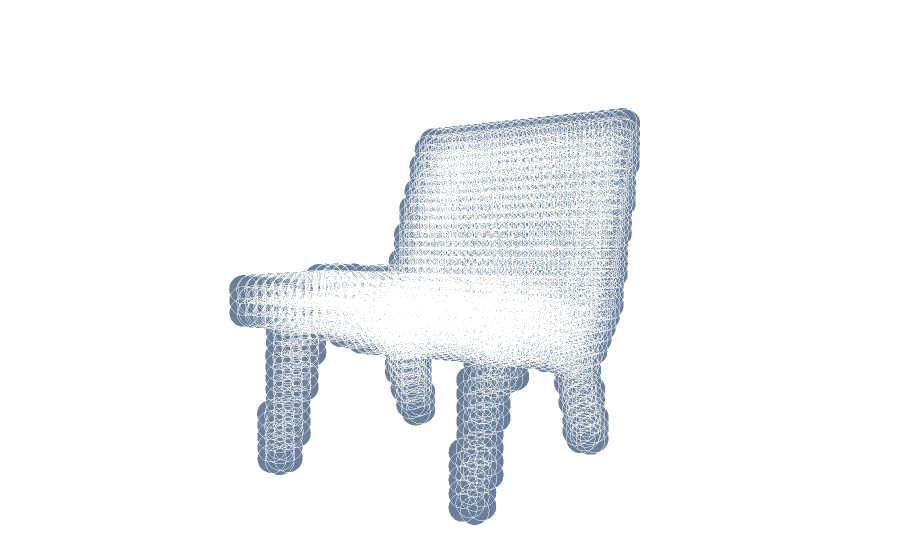

The notebook cell saved with this chart:
### Code cell
modelnet10 = np.load('ModelNet10/voxels.npy',allow_pickle=True).item()
idx = random.choice(range(len(modelnet10['train']['labels'])))
print(modelnet10['train']['labels'][idx])
plot_vol(modelnet10['train']['data'][idx])

### Figure 1 — Plotly figure (JSON) as saved in the notebook; plotly's stock layout.template omitted (floating-point values rounded to 4 significant figures; data arrays with more than 128 entries replaced by an {"elided": "..."} marker saying what was removed)
{"data": [{"marker": {"color": "rgb(105, 127, 155)", "line": {"color": "rgba(217, 217, 217, 0.14)", "width": 0.5}, "opacity": 1, "size": 10}, "mode": "markers", "type": "scatter3d", "x": {"elided": "3278 int values"}, "y": {"elided": "3278 int values"}, "z": {"elided": "3278 int values"}}], "layout": {"autosize": true, "margin": {"b": 0, "l": 0, "r": 0, "t": 0}, "scene": {"aspectmode": "auto", "aspectratio": {"x": 0.838, "y": 1.057, "z": 1.129}, "camera": {"center": {"x": 0, "y": 0, "z": 0}, "eye": {"x": 1.21, "y": -1.792, "z": 0.1015}, "projection": {"type": "perspective"}, "up": {"x": 0, "y": 0, "z": 1}}, "xaxis": {"type": "linear", "visible": false}, "yaxis": {"type": "linear", "visible": false}, "zaxis": {"type": "linear", "visible": false}}}}
